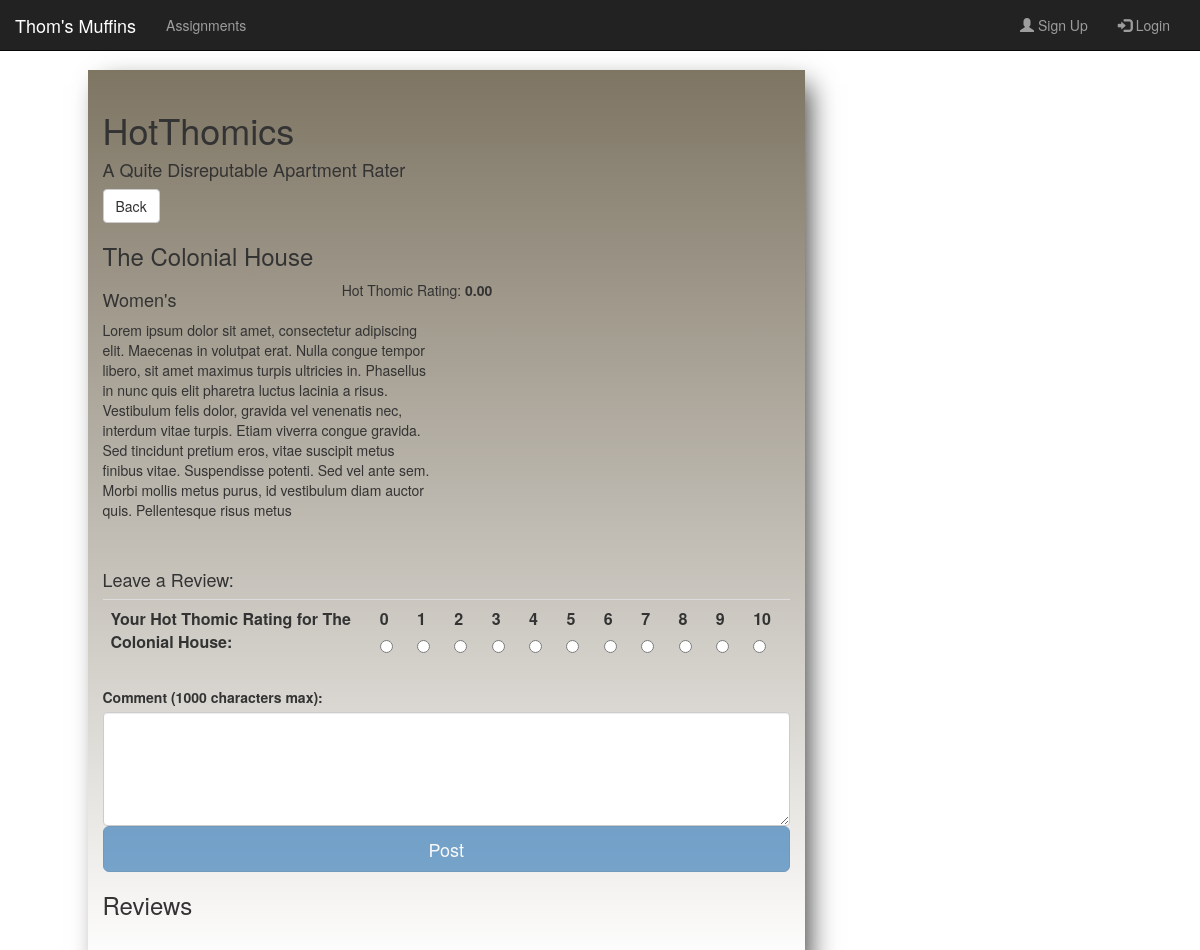
The page /assignments/phpDA/reviews.php?apt_id=3 on the database its author committed.
### tables this page shows
CREATE TABLE complex
(
	id int NOT NULL AUTO_INCREMENT,
	name varchar(255) NOT NULL,
	description varchar(500) NOT NULL,
	gender_housing boolean NOT NULL,
	average_rating decimal(4, 2) NOT NULL,
	semester_price int NOT NULL,
	PRIMARY KEY (id)
);

### assignments/phpDA/reviews.php (the view, shortened to what this page needs)
<?php
    $db = connectToDb();
    $apt_id = htmlspecialchars($_GET['apt_id']);
    $name = $description = $gender_housing = $average_rating = $semester_price = 0;
    try
    {
        foreach($db->query("SELECT name, description, gender_housing, average_rating, semester_price FROM complex WHERE id=$apt_id") as $row)
        {
            $apt_name = $row['name'];
            $description = $row['description'];
            $gender_housing = $row['gender_housing'];
            $average_rating = $row['average_rating'];
        }
    }
    catch (PDOException $ex)
    {
       echo 'Error!: ' . $ex->getMessage();
       die();
    }
?>
<html>
<head>
    <link rel="stylesheet" href="https://maxcdn.bootstrapcdn.com/bootstrap/3.3.6/css/bootstrap.min.css">
    <link rel="stylesheet" type="text/css" href="/cs313/app/css/main.css">
    <link rel="stylesheet" type="text/css" href="css/nav.css">
</head>
<body>
    <?php include "./ht_nav.php" ?>
    <div class="row">
    <div class="content_div col-md-7 col-sm-8">
        <h1>HotThomics</h1>
        <h4>A Quite Disreputable Apartment Rater</h4>
        <a type="button" class="btn btn-default" role="button" href="./hotthomics.php">Back</a>
        <?php
            echo "<h3>" . $apt_name . "</h3>";
            echo "<div class='row'>";
            if (!$gender_housing) {
                echo "<h4 class='col-md-4 pull-left'>Men's</h4>";
            } else {
                echo "<h4 class='col-md-4 pull-left'>Women's</h4>";
            }
            echo "<div class='col-md-8 pull-right'>Hot Thomic Rating: <b>" . $average_rating . "</b></div>";
            echo "</div>";
            echo "<div class='row'>";
            echo "  <div class='col-md-6'>" . $description . "</div>";
            echo "  <div class='col-md-6'></div>";
            echo "</div>";
            echo "<br />";
            echo "<br />";
        ?>
        <form action="comment.php?apt_id=<?php echo $apt_id ?>" method="POST">
            <h4>Leave a Review:</h4>
            <table class="table hotthomic_rating">
                <tbody>
                    <tr>
                        <th><label>Your Hot Thomic Rating for <?php echo $apt_name ?>: </label></th>
                        <th><label>0</label> <input type="radio" name="new_user_rating" value="0"></input></th>
                        <th><label>1</label> <input type="radio" name="new_user_rating" value="1"></input></th>
                        <th><label>2</label> <input type="radio" name="new_user_rating" value="2"></input></th>
                        <th><label>3</label> <input type="radio" name="new_user_rating" value="3"></input></th>
                        <th><label>4</label> <input type="radio" name="new_user_rating" value="4"></input></th>
                        <th><label>5</label> <input type="radio" name="new_user_rating" value="5"></input></th>
                        <th><label>6</label> <input type="radio" name="new_user_rating" value="6"></input></th>
                        <th><label>7</label> <input type="radio" name="new_user_rating" value="7"></input></th>
                        <th><label>8</label> <input type="radio" name="new_user_rating" value="8"></input></th>
                        <th><label>9</label> <input type="radio" name="new_user_rating" value="9"></input></th>
                        <th><label>10</label> <input type="radio" name="new_user_rating" value="10"></input></th>
                    </tr>
                </tbody>
            </table>
            <div class="form-group">
                <label for="comment">Comment (1000 characters max):</label>
                <textarea class="form-control" rows="5" id="new_review" name="new_review"></textarea>
                <?php if(isset($_SESSION['user_name'])): ?>
                    <button type="submit" id="sign_up_submit" class="btn btn-primary btn-lg btn-block">Post</button>
                <?php else: ?>
                    <button type="submit" id="sign_up_submit" class="btn btn-primary btn-lg btn-block" disabled>Post</button>
                <?php endif; ?>
            </div>
        </form>
        <?php
            echo "<h3>Reviews</h3><br />";
            echo "<br />";
         ?>
    </div>
</body>
</html>

### css/main.css (style rules this page uses)
body { background-image: url("../images/mountain.JPG"); background-repeat: no-repeat; background-size: cover; background-attachment: fixed; }
.content_div { top: 70px; padding-top: 20px; background: #7E7563; background: -webkit-linear-gradient(#7E7563, #fff); background: -o-linear-gradient(#7E7563, #fff); background: -moz-linear-gradient(#7E7563, #fff); background: linear-gradient(#7E7563, #fff); bottom: 0; min-height: 100%; -webkit-box-shadow: 9px 10px 26px -5px rgba(64,64,64,1); -moz-box-shadow: 9px 10px 26px -5px rgba(64,64,64,1); box-shadow: 9px 10px 26px -5px rgba(64,64,64,1); }

### rows shown on the page
complex: name "The Colonial House", average_rating "0.00", description "Lorem ipsum dolor sit amet, consectetur adipiscing elit. Maecenas in volutpat erat. Nulla congue tempor libero, sit amet maximus turpis ultricies in. Phasellus in nunc quis elit pharetra luctus lacinia a risus. Vestibulum felis dolor, gravida vel venenatis nec, interdum vitae turpis. Etiam viverra congue gravida. Sed tincidunt pretium eros, vitae suscipit metus finibus vitae. Suspendisse potenti. Sed vel ante sem. Morbi mollis metus purus, id vestibulum diam auctor quis. Pellentesque risus metus"
